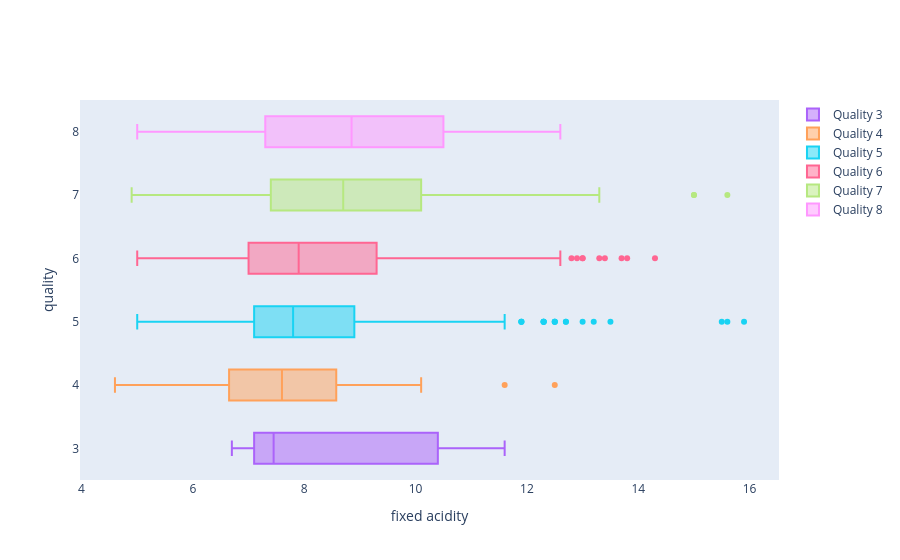
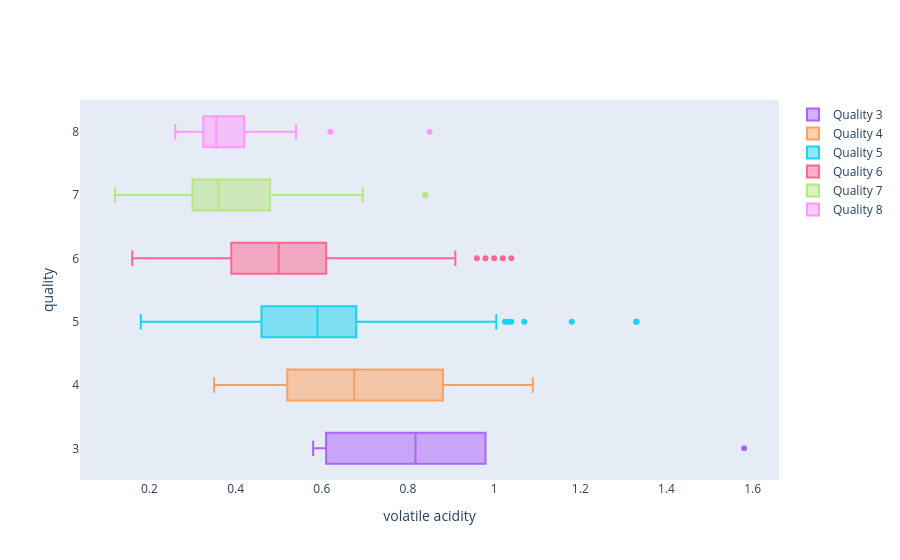
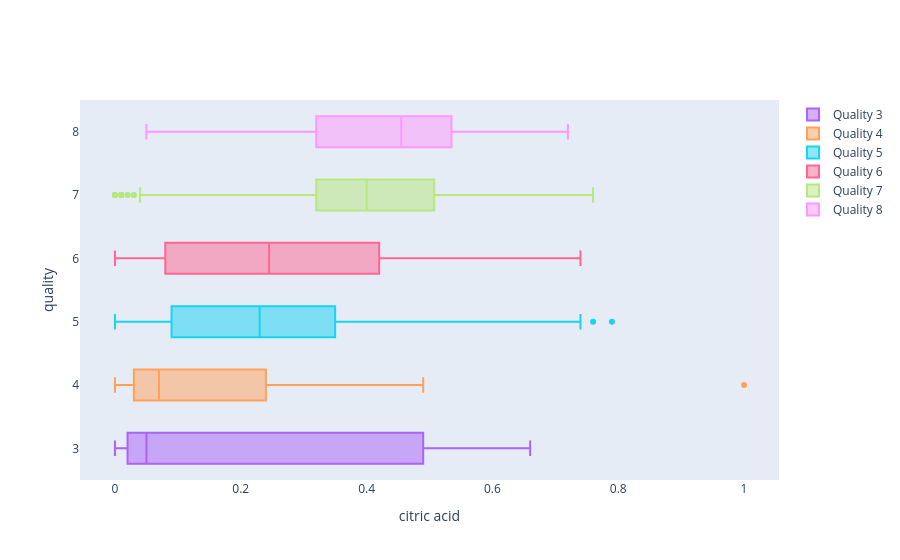
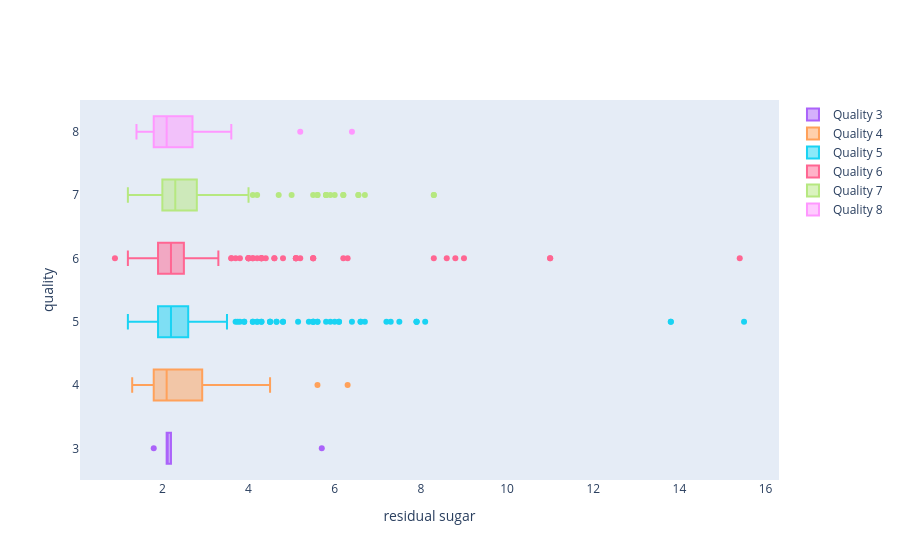

Notebook code cell kept with these figures, in order:
### Code cell
# Korelacja pomiędzy Quality, a resztą atrybutów
import plotly.graph_objects as go

for col in columns:
    fig = go.Figure()
    
    for x in range(10):
        fig.add_trace(
            go.Box(
                x=df[df.quality == x][col],
                y=df[df.quality == x].quality,
                name="Quality " + str(x),
            )
        )

    fig.update_layout(yaxis_title="quality", xaxis_title=col)
    fig.update_traces(orientation="h")
    fig.show()

### Figure 1 — Plotly figure (JSON) as saved in the notebook; plotly's stock layout.template omitted (floating-point values rounded to 4 significant figures; data arrays with more than 128 entries replaced by an {"elided": "..."} marker saying what was removed)
{"data": [{"name": "Quality 0", "orientation": "h", "type": "box", "x": [], "y": []}, {"name": "Quality 1", "orientation": "h", "type": "box", "x": [], "y": []}, {"name": "Quality 2", "orientation": "h", "type": "box", "x": [], "y": []}, {"name": "Quality 3", "orientation": "h", "type": "box", "x": [11.6, 10.4, 7.6, 7.3, 7.1, 6.7], "y": [3, 3, 3, 3, 3, 3]}, {"name": "Quality 4", "orientation": "h", "type": "box", "x": [8.8, 4.6, 8.3, 8.3, 5, 9.2, 7.6, 7.3, 7.9, 6.9, 7, 8.1, 12.5, 9.9, 10.1, 8.3, 7.5, 9.1, 6.9, 7.5, 11.6, 7.3, 8.4, 6.5, 8.8, 8.1, 6.5, 6.3, 8.5, 6.4, 6.2, 6.7, 5.6], "y": [4, 4, 4, 4, 4, 4, 4, 4, 4, 4, 4, 4, 4, 4, 4, 4, 4, 4, 4, 4, 4, 4, 4, 4, 4, 4, 4, 4, 4, 4, 4, 4, 4]}, {"name": "Quality 5", "orientation": "h", "type": "box", "x": {"elided": "483 float values"}, "y": {"elided": "483 int values"}}, {"name": "Quality 6", "orientation": "h", "type": "box", "x": {"elided": "462 float values"}, "y": {"elided": "462 int values"}}, {"name": "Quality 7", "orientation": "h", "type": "box", "x": {"elided": "143 float values"}, "y": {"elided": "143 int values"}}, {"name": "Quality 8", "orientation": "h", "type": "box", "x": [7.9, 10.3, 5.6, 12.6, 11.3, 9.4, 10.7, 10.7, 5, 9.1, 10, 7.9, 8.6, 7.2, 7.2, 7.4], "y": [8, 8, 8, 8, 8, 8, 8, 8, 8, 8, 8, 8, 8, 8, 8, 8]}, {"name": "Quality 9", "orientation": "h", "type": "box", "x": [], "y": []}], "layout": {"xaxis": {"title": {"text": "fixed acidity"}}, "yaxis": {"title": {"text": "quality"}}}}

### Figure 2 — Plotly figure (JSON) as saved in the notebook; plotly's stock layout.template omitted (floating-point values rounded to 4 significant figures; data arrays with more than 128 entries replaced by an {"elided": "..."} marker saying what was removed)
{"data": [{"name": "Quality 0", "orientation": "h", "type": "box", "x": [], "y": []}, {"name": "Quality 1", "orientation": "h", "type": "box", "x": [], "y": []}, {"name": "Quality 2", "orientation": "h", "type": "box", "x": [], "y": []}, {"name": "Quality 3", "orientation": "h", "type": "box", "x": [0.58, 0.61, 1.58, 0.98, 0.875, 0.76], "y": [3, 3, 3, 3, 3, 3]}, {"name": "Quality 4", "orientation": "h", "type": "box", "x": [0.61, 0.52, 0.675, 0.625, 1.02, 0.52, 0.68, 0.55, 0.885, 1.09, 0.975, 0.87, 0.46, 0.5, 0.935, 0.845, 0.38, 0.765, 0.39, 0.685, 0.47, 0.35, 0.67, 0.88, 0.955, 0.73, 0.67, 1.02, 0.4, 0.53, 0.785, 1.04, 0.62], "y": [4, 4, 4, 4, 4, 4, 4, 4, 4, 4, 4, 4, 4, 4, 4, 4, 4, 4, 4, 4, 4, 4, 4, 4, 4, 4, 4, 4, 4, 4, 4, 4, 4]}, {"name": "Quality 5", "orientation": "h", "type": "box", "x": {"elided": "483 float values"}, "y": {"elided": "483 int values"}}, {"name": "Quality 6", "orientation": "h", "type": "box", "x": {"elided": "462 float values"}, "y": {"elided": "462 int values"}}, {"name": "Quality 7", "orientation": "h", "type": "box", "x": {"elided": "143 float values"}, "y": {"elided": "143 int values"}}, {"name": "Quality 8", "orientation": "h", "type": "box", "x": [0.35, 0.32, 0.85, 0.31, 0.62, 0.3, 0.35, 0.35, 0.42, 0.4, 0.26, 0.54, 0.42, 0.33, 0.38, 0.36], "y": [8, 8, 8, 8, 8, 8, 8, 8, 8, 8, 8, 8, 8, 8, 8, 8]}, {"name": "Quality 9", "orientation": "h", "type": "box", "x": [], "y": []}], "layout": {"xaxis": {"title": {"text": "volatile acidity"}}, "yaxis": {"title": {"text": "quality"}}}}

### Figure 3 — Plotly figure (JSON) as saved in the notebook; plotly's stock layout.template omitted (floating-point values rounded to 4 significant figures; data arrays with more than 128 entries replaced by an {"elided": "..."} marker saying what was removed)
{"data": [{"name": "Quality 0", "orientation": "h", "type": "box", "x": [], "y": []}, {"name": "Quality 1", "orientation": "h", "type": "box", "x": [], "y": []}, {"name": "Quality 2", "orientation": "h", "type": "box", "x": [], "y": []}, {"name": "Quality 3", "orientation": "h", "type": "box", "x": [0.66, 0.49, 0, 0.05, 0.05, 0.02], "y": [3, 3, 3, 3, 3, 3]}, {"name": "Quality 4", "orientation": "h", "type": "box", "x": [0.3, 0.15, 0.26, 0.2, 0.04, 1, 0.02, 0.03, 0.03, 0.06, 0.04, 0, 0.49, 0.24, 0.22, 0.01, 0.48, 0.04, 0.24, 0.07, 0.44, 0.24, 0.19, 0.03, 0.05, 0, 0, 0, 0.4, 0.09, 0, 0.08, 0.03], "y": [4, 4, 4, 4, 4, 4, 4, 4, 4, 4, 4, 4, 4, 4, 4, 4, 4, 4, 4, 4, 4, 4, 4, 4, 4, 4, 4, 4, 4, 4, 4, 4, 4]}, {"name": "Quality 5", "orientation": "h", "type": "box", "x": {"elided": "483 float values"}, "y": {"elided": "483 int values"}}, {"name": "Quality 6", "orientation": "h", "type": "box", "x": {"elided": "462 float values"}, "y": {"elided": "462 int values"}}, {"name": "Quality 7", "orientation": "h", "type": "box", "x": {"elided": "143 float values"}, "y": {"elided": "143 int values"}}, {"name": "Quality 8", "orientation": "h", "type": "box", "x": [0.46, 0.45, 0.05, 0.72, 0.67, 0.56, 0.53, 0.53, 0.24, 0.5, 0.54, 0.34, 0.39, 0.33, 0.31, 0.3], "y": [8, 8, 8, 8, 8, 8, 8, 8, 8, 8, 8, 8, 8, 8, 8, 8]}, {"name": "Quality 9", "orientation": "h", "type": "box", "x": [], "y": []}], "layout": {"xaxis": {"title": {"text": "citric acid"}}, "yaxis": {"title": {"text": "quality"}}}}

### Figure 4 — Plotly figure (JSON) as saved in the notebook; plotly's stock layout.template omitted (floating-point values rounded to 4 significant figures; data arrays with more than 128 entries replaced by an {"elided": "..."} marker saying what was removed)
{"data": [{"name": "Quality 0", "orientation": "h", "type": "box", "x": [], "y": []}, {"name": "Quality 1", "orientation": "h", "type": "box", "x": [], "y": []}, {"name": "Quality 2", "orientation": "h", "type": "box", "x": [], "y": []}, {"name": "Quality 3", "orientation": "h", "type": "box", "x": [2.2, 2.1, 2.1, 2.1, 5.7, 1.8], "y": [3, 3, 3, 3, 3, 3]}, {"name": "Quality 4", "orientation": "h", "type": "box", "x": [2.8, 2.1, 2.1, 1.5, 1.4, 3.4, 1.3, 1.6, 1.8, 2.1, 2, 3.3, 4.5, 2.3, 3.4, 2.2, 2.6, 1.6, 2.1, 2.5, 1.6, 2, 2.2, 5.6, 1.8, 2.5, 4.3, 2, 6.3, 3.9, 2.1, 2.3, 1.5], "y": [4, 4, 4, 4, 4, 4, 4, 4, 4, 4, 4, 4, 4, 4, 4, 4, 4, 4, 4, 4, 4, 4, 4, 4, 4, 4, 4, 4, 4, 4, 4, 4, 4]}, {"name": "Quality 5", "orientation": "h", "type": "box", "x": {"elided": "483 float values"}, "y": {"elided": "483 int values"}}, {"name": "Quality 6", "orientation": "h", "type": "box", "x": {"elided": "462 float values"}, "y": {"elided": "462 int values"}}, {"name": "Quality 7", "orientation": "h", "type": "box", "x": {"elided": "143 float values"}, "y": {"elided": "143 int values"}}, {"name": "Quality 8", "orientation": "h", "type": "box", "x": [3.6, 6.4, 1.4, 2.2, 5.2, 2.8, 2.6, 2.6, 2, 1.8, 1.9, 2.5, 1.8, 1.7, 2, 1.8], "y": [8, 8, 8, 8, 8, 8, 8, 8, 8, 8, 8, 8, 8, 8, 8, 8]}, {"name": "Quality 9", "orientation": "h", "type": "box", "x": [], "y": []}], "layout": {"xaxis": {"title": {"text": "residual sugar"}}, "yaxis": {"title": {"text": "quality"}}}}
